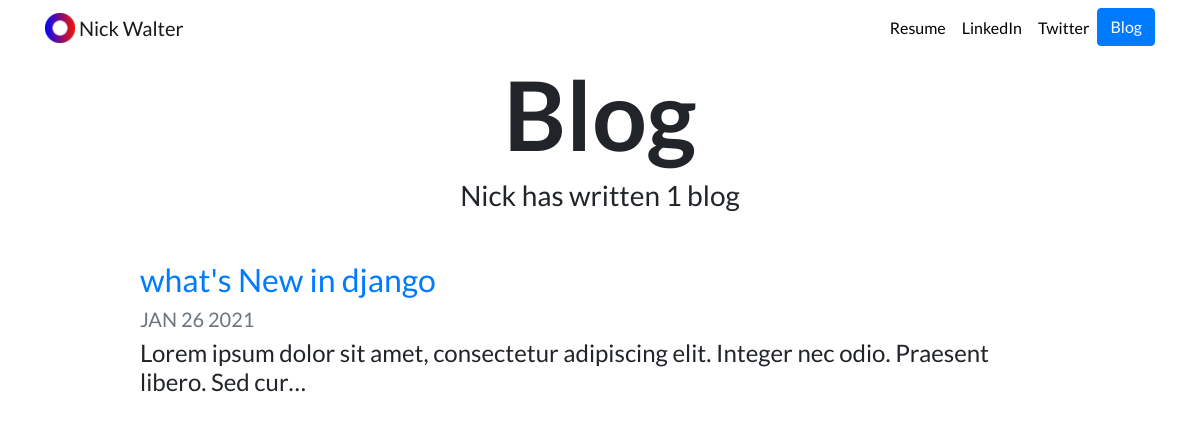
Screenshot of /blog/ with the database file from the repository.
### blog/models.py (models this page shows, shortened)
class Blog(models.Model):
    title = models.CharField(max_length=200)
    description = models.TextField()
    date = models.DateField()

### blog/views.py (the view)
# urls.py: path('',views.all_blogs, name='all_blogs'),
def all_blogs(request):
    blogs = Blog.objects.order_by('-date')
    return render(request,'blog/all_blogs.html',{'blogs': blogs})

### blog/templates/blog/all_blogs.html
{% extends "portfolio/base.html" %}
{% load static %}
{% block content %}
<h1 id="blogtitle" class="font-weight-bold text-center">Blog</h1>
<h3 class="text-center mb-5">Nick has written {{ blogs.count }} blog{{ blogs.count|pluralize }}</h3>
{% for blog in blogs %}
<div class="row justify-content-center my-3">
  <div class="col-md-10">
    <a href="{% url 'blog:detail' blog.id %}">
      <h2>{{ blog.title }}</h2>
    </a>
    <h5 class="text-muted">{{ blog.date|date:'M d Y'|upper }}</h5>
    <h4>{{ blog.description|striptags|truncatechars:100 }}</h4>
  </div>
</div>
{% endfor %}
{% endblock %}

### portfolio/static/portfolio/custom.css (style rules this page uses)
body { font-family: 'Lato', sans-serif; }
#blogtitle { font-size: 6rem; }

### rows the page displays
Blog: title "what's New in django", date "JAN 26 2021", description "Lorem ipsum dolor sit amet, consectetur adipiscing elit. Integer nec odio. Praesent libero. Sed cur…"

### other values shown
{{ blogs.count }} "1"
